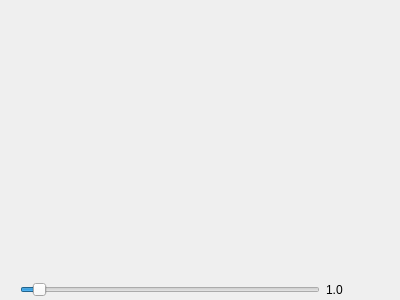
<?xml version="1.0" encoding="UTF-8"?>
<ui version="4.0">
 <class>SceneCameraView</class>
 <widget class="QWidget" name="SceneCameraView">
  <property name="geometry">
   <rect>
    <x>0</x>
    <y>0</y>
    <width>400</width>
    <height>300</height>
   </rect>
  </property>
  <property name="windowTitle">
   <string>Form</string>
  </property>
  <layout class="QVBoxLayout" name="verticalLayout">
   <property name="spacing">
    <number>0</number>
   </property>
   <property name="bottomMargin">
    <number>0</number>
   </property>
   <item>
    <widget class="SceneCameraScrollArea" name="scrollArea" native="true"/>
   </item>
   <item>
    <widget class="QWidget" name="widget" native="true">
     <property name="sizePolicy">
      <sizepolicy hsizetype="Preferred" vsizetype="Fixed">
       <horstretch>0</horstretch>
       <verstretch>0</verstretch>
      </sizepolicy>
     </property>
     <layout class="QHBoxLayout" name="horizontalLayout">
      <property name="topMargin">
       <number>0</number>
      </property>
      <property name="bottomMargin">
       <number>0</number>
      </property>
      <item>
       <widget class="QSlider" name="zoomSlider">
        <property name="sizePolicy">
         <sizepolicy hsizetype="Expanding" vsizetype="Fixed">
          <horstretch>100</horstretch>
          <verstretch>0</verstretch>
         </sizepolicy>
        </property>
        <property name="maximumSize">
         <size>
          <width>300</width>
          <height>16777215</height>
         </size>
        </property>
        <property name="minimum">
         <number>2</number>
        </property>
        <property name="maximum">
         <number>200</number>
        </property>
        <property name="singleStep">
         <number>1</number>
        </property>
        <property name="value">
         <number>10</number>
        </property>
        <property name="orientation">
         <enum>Qt::Horizontal</enum>
        </property>
       </widget>
      </item>
      <item>
       <widget class="QLabel" name="slideValueLabel">
        <property name="text">
         <string>1.0</string>
        </property>
       </widget>
      </item>
      <item>
       <spacer name="horizontalSpacer">
        <property name="orientation">
         <enum>Qt::Horizontal</enum>
        </property>
        <property name="sizeHint" stdset="0">
         <size>
          <width>1</width>
          <height>20</height>
         </size>
        </property>
       </spacer>
      </item>
     </layout>
    </widget>
   </item>
  </layout>
 </widget>
 <customwidgets>
  <customwidget>
   <class>SceneCameraScrollArea</class>
   <extends>QWidget</extends>
   <header>scenecamerascrollarea.h</header>
   <container>1</container>
  </customwidget>
 </customwidgets>
 <resources/>
 <connections/>
</ui>
